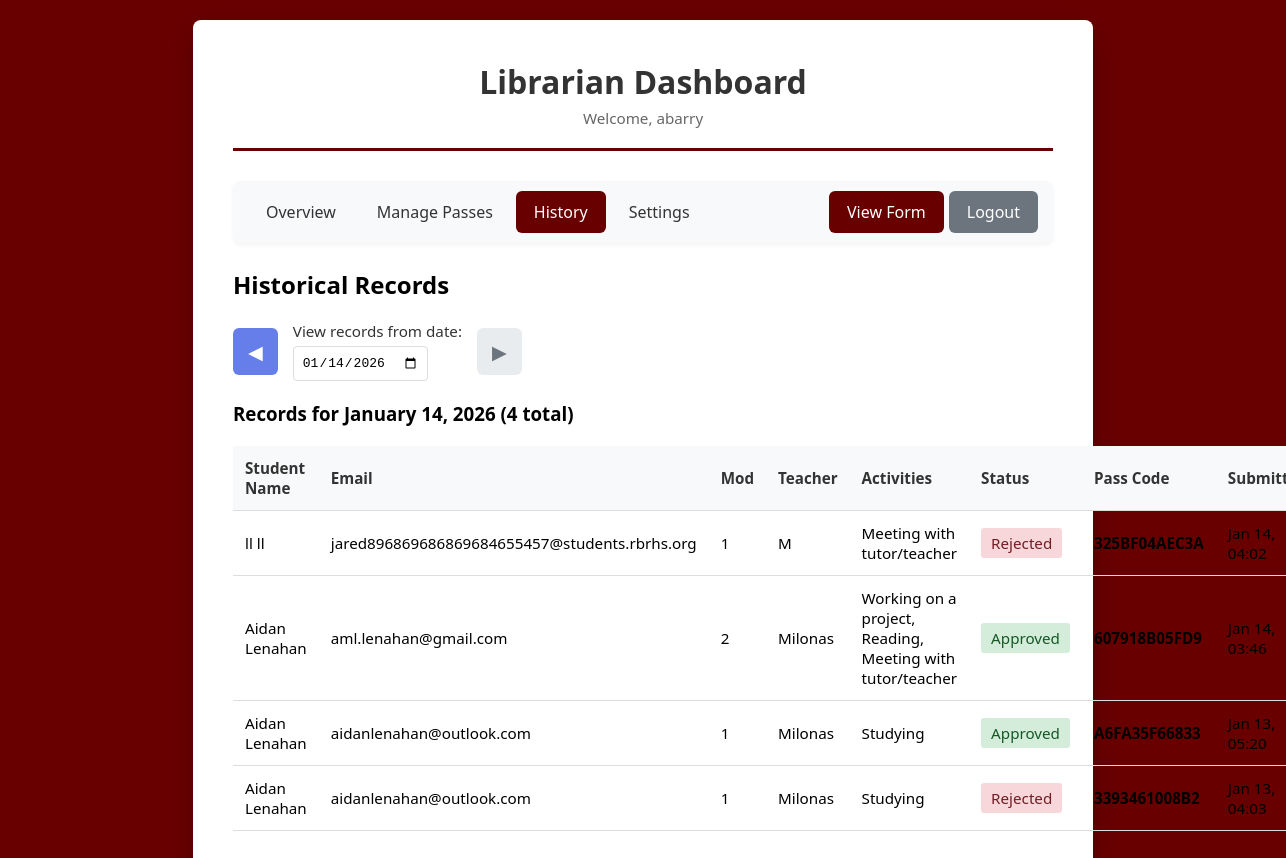
The page /dashboard.php?action=history (signed in) on the database its author committed.
### tables this page shows
CREATE TABLE `passes_current` (
  `id` int NOT NULL,
  `first_name` varchar(50) NOT NULL,
  `last_name` varchar(50) NOT NULL,
  `email` varchar(100) NOT NULL,
  `teacher_name` varchar(100) NOT NULL,
  `mod` int NOT NULL,
  `activities` text NOT NULL,
  `agreement_checked` tinyint(1) DEFAULT '0',
  `status` enum('pending','approved','rejected') DEFAULT 'pending',
  `pass_code` varchar(20) DEFAULT NULL,
  `sent_at` timestamp NULL DEFAULT NULL,
  `created_at` timestamp NULL DEFAULT CURRENT_TIMESTAMP,
  `updated_at` timestamp NULL DEFAULT CURRENT_TIMESTAMP ON UPDATE CURRENT_TIMESTAMP
);

### dashboard.php (the view, shortened to what this page needs)
<?php
require_once 'includes/config.php';
$librarian = $_SESSION['librarian_username'];
$action = $_GET['action'] ?? 'overview';
$settings = getSettings($pdo);
if (!$settings['auto_approval']) {
    try {
        $pdo->exec("
            UPDATE passes_current
            SET status = 'rejected'
            WHERE status = 'pending'
            AND DATE(created_at) < CURDATE()
        ");
    } catch (Exception $e) {
        error_log("Error auto-rejecting old pending passes: " . $e->getMessage());
    }
}
$currentPassesStmt = $pdo->query("
    SELECT * FROM passes_current
    ORDER BY created_at DESC
    LIMIT 100
");
$currentPasses = $currentPassesStmt->fetchAll();
$countStmt = $pdo->query("
    SELECT
        status,
        COUNT(*) as count
    FROM passes_current
    GROUP BY status
");
$statusCounts = [];
while ($row = $countStmt->fetch()) {
    $statusCounts[$row['status']] = $row['count'];
}
?>
<!DOCTYPE html>
<html lang="en">
<head>
    <link rel="stylesheet" href="css/style.css">
</head>
<body>
    <div class="container">
        <div class="header">
            <h1>Librarian Dashboard</h1>
            <p>Welcome, <?php echo htmlspecialchars($librarian); ?></p>
        </div>
        <nav style="background: #f8f9fa; border-radius: 8px; padding: 10px 15px; margin-bottom: 25px; display: flex; align-items: center; gap: 5px; box-shadow: 0 2px 4px rgba(0,0,0,0.05);">
            <a href="?action=overview" style="padding: 10px 18px; text-decoration: none; color: #333; border-radius: 6px; transition: all 0.2s; <?php echo ($action === 'overview' || empty($action)) ? 'background: #690000; color: white; font-weight: 500;' : 'background: transparent;'; ?>" onmouseover="if(this.style.background !== 'rgb(105, 0, 0)') this.style.background='#e9ecef'" onmouseout="if(this.style.background !== 'rgb(105, 0, 0)') this.style.background='transparent'">Overview</a>
            <a href="?action=passes" style="padding: 10px 18px; text-decoration: none; color: #333; border-radius: 6px; transition: all 0.2s; <?php echo $action === 'passes' ? 'background: #690000; color: white; font-weight: 500;' : 'background: transparent;'; ?>" onmouseover="if(this.style.background !== 'rgb(105, 0, 0)') this.style.background='#e9ecef'" onmouseout="if(this.style.background !== 'rgb(105, 0, 0)') this.style.background='transparent'">Manage Passes</a>
            <a href="?action=history" style="padding: 10px 18px; text-decoration: none; color: #333; border-radius: 6px; transition: all 0.2s; <?php echo $action === 'history' ? 'background: #690000; color: white; font-weight: 500;' : 'background: transparent;'; ?>" onmouseover="if(this.style.background !== 'rgb(105, 0, 0)') this.style.background='#e9ecef'" onmouseout="if(this.style.background !== 'rgb(105, 0, 0)') this.style.background='transparent'">History</a>
            <a href="?action=settings" style="padding: 10px 18px; text-decoration: none; color: #333; border-radius: 6px; transition: all 0.2s; <?php echo $action === 'settings' ? 'background: #690000; color: white; font-weight: 500;' : 'background: transparent;'; ?>" onmouseover="if(this.style.background !== 'rgb(105, 0, 0)') this.style.background='#e9ecef'" onmouseout="if(this.style.background !== 'rgb(105, 0, 0)') this.style.background='transparent'">Settings</a>
            <a href="form.php" style="padding: 10px 18px; text-decoration: none; background: #690000; color: white; border-radius: 6px; transition: all 0.2s;" target="_blank" onmouseover="this.style.background='#5e0000ff'" onmouseout="this.style.background='#690000'">View Form</a>
            <a href="logout.php" style="padding: 10px 18px; text-decoration: none; background: #6c757d; color: white; border-radius: 6px; transition: all 0.2s;" onmouseover="this.style.background='#5a6268'" onmouseout="this.style.background='#6c757d'">Logout</a>
        </nav>
        <?php if ($action === 'overview' || empty($action)): ?>
            <h2 style="margin-bottom: 20px;">Today's Summary</h2>
            <div class="dashboard-grid">
                <div class="card">
                    <h3>Pending Passes</h3>
                    <div class="card-value"><?php echo $statusCounts['pending'] ?? 0; ?></div>
                    <p>Awaiting approval</p>
                </div>
                <div class="card">
                    <h3>Approved Passes</h3>
                    <div class="card-value"><?php echo $statusCounts['approved'] ?? 0; ?></div>
                    <p>Sent to students</p>
                </div>
                <div class="card">
                    <h3>Rejected Passes</h3>
                    <div class="card-value"><?php echo $statusCounts['rejected'] ?? 0; ?></div>
                    <p>Not approved</p>
                </div>
                <div class="card" style="position: relative;">
                    <h3>Form Status
                        <button onclick="document.getElementById('statusOverrideModal').style.display='block'"
                                style="border: none; background: none; cursor: pointer; font-size: 0.9em; color: #666; padding: 0 5px;"
                                title="Override Settings">⚙️</button>
                    </h3>
                    <div class="card-value"><?php echo isFormOpen($pdo) ? 'OPEN' : 'CLOSED'; ?></div>
                    <p>
                        <?php if ($settings['form_status_override']): ?>
                            <span style="color: #856404; font-weight: bold;">⚠️ Manual Override</span>
                        <?php else: ?>
                            <?php echo $settings['form_open_time'] . ' - ' . $settings['form_close_time']; ?>
                        <?php endif; ?>
                    </p>
                </div>
            </div>
            <h2 style="margin-top: 40px; margin-bottom: 20px;">Recent Submissions</h2>
            <table>
                <thead>
                    <tr>
                        <th>Student Name</th>
                        <th>Email</th>
                        <th>Mod</th>
                        <th>Teacher</th>
                        <th>Status</th>
                        <th>Submitted</th>
                        <th>Actions</th>
                    </tr>
                </thead>
                <tbody>
                    <?php
                    $recentLimit = $settings['recent_entries_limit'] ?? 10;
                    foreach (array_slice($currentPasses, 0, $recentLimit) as $pass):
                    ?>
                        <tr>
                            <td><?php echo htmlspecialchars($pass['first_name'] . ' ' . $pass['last_name']); ?></td>
                            <td><?php echo htmlspecialchars($pass['email']); ?></td>
                            <td><?php echo $pass['mod']; ?></td>
                            <td><?php echo htmlspecialchars($pass['teacher_name']); ?></td>
                            <td>
                                <span style="padding: 5px 10px; border-radius: 3px;
                                    <?php
                                    if ($pass['status'] === 'approved') echo 'background: #d4edda; color: #155724;';
                                    elseif ($pass['status'] === 'pending') echo 'background: #fff3cd; color: #856404;';
                                    else echo 'background: #f8d7da; color: #721c24;';
                                    ?>
                                ">
                                    <?php echo ucfirst($pass['status']); ?>
                                </span>
                            </td>
                            <td><?php echo date('M d, H:i', strtotime($pass['created_at'])); ?></td>
                            <td>
                                <?php if ($pass['status'] === 'pending'): ?>
                                    <form method="POST" action="" style="display: inline;">
                                        <input type="hidden" name="action" value="approve_passes">
                                        <input type="hidden" name="pass_ids[]" value="<?php echo $pass['id']; ?>">
                                        <button type="submit" class="btn btn-success" style="padding: 5px 10px; font-size: 0.85em;">Approve</button>
                                    </form>
                                <?php endif; ?>
                            </td>
                        </tr>
                    <?php endforeach; ?>
                </tbody>
            </table>
        <?php elseif ($action === 'history'): ?>
            <h2 style="margin-bottom: 20px;">Historical Records</h2>
            <?php
            $historyDate = $_GET['date'] ?? date('Y-m-d');
            $historyStmt = $pdo->prepare("
                SELECT * FROM passes_archive
                WHERE pass_date = ?
                ORDER BY created_at DESC
            ");
            $historyStmt->execute([$historyDate]);
            $historyPasses = $historyStmt->fetchAll();
            if ($historyDate === date('Y-m-d')) {
                $todayStmt = $pdo->query("
                    SELECT * FROM passes_current
                    ORDER BY created_at DESC
                ");
                $historyPasses = array_merge($historyPasses, $todayStmt->fetchAll());
            }
            $prevDate = date('Y-m-d', strtotime($historyDate . ' -1 day'));
            $nextDate = date('Y-m-d', strtotime($historyDate . ' +1 day'));
            $isToday = $historyDate === date('Y-m-d');
            ?>
            <div style="display: flex; align-items: center; gap: 15px; margin-bottom: 20px;">
                <a href="?action=history&date=<?php echo $prevDate; ?>"
                   style="padding: 10px 15px; background: #667eea; color: white; text-decoration: none; border-radius: 6px; font-size: 1.2em; transition: all 0.2s;"
                   onmouseover="this.style.background='#5568d3'"
                   onmouseout="this.style.background='#667eea'"
                   title="Previous day">◀</a>
                <form method="GET" action="" style="margin: 0;">
                    <div class="form-group" style="margin: 0;">
                        <label for="date" style="display: block; margin-bottom: 5px; font-weight: 500;">View records from date:</label>
                        <input type="date" id="date" name="date" value="<?php echo htmlspecialchars($historyDate); ?>"
                               onchange="this.form.submit()"
                               style="padding: 8px; border: 1px solid #ddd; border-radius: 4px; font-size: 1em;">
                    </div>
                </form>
                <?php if (!$isToday): ?>
                    <a href="?action=history&date=<?php echo $nextDate; ?>"
                       style="padding: 10px 15px; background: #667eea; color: white; text-decoration: none; border-radius: 6px; font-size: 1.2em; transition: all 0.2s;"
                       onmouseover="this.style.background='#5568d3'"
                       onmouseout="this.style.background='#667eea'"
                       title="Next day">▶</a>
                <?php else: ?>
                    <span style="padding: 10px 15px; background: #e9ecef; color: #6c757d; border-radius: 6px; font-size: 1.2em;" title="Cannot go beyond today">▶</span>
                <?php endif; ?>
            </div>
            <?php if (empty($historyPasses)): ?>
                <p style="color: #666;">No records found for <?php echo date('F d, Y', strtotime($historyDate)); ?>.</p>
            <?php else: ?>
                <h3 style="margin-bottom: 15px;">Records for <?php echo date('F d, Y', strtotime($historyDate)); ?> (<?php echo count($historyPasses); ?> total)</h3>
                <table>
                    <thead>
                        <tr>
                            <th>Student Name</th>
                            <th>Email</th>
                            <th>Mod</th>
                            <th>Teacher</th>
                            <th>Activities</th>
                            <th>Status</th>
                            <th>Pass Code</th>
                            <th>Submitted</th>
                        </tr>
                    </thead>
                    <tbody>
                        <?php foreach ($historyPasses as $pass): ?>
                            <tr>
                                <td><?php echo htmlspecialchars($pass['first_name'] . ' ' . $pass['last_name']); ?></td>
                                <td><?php echo htmlspecialchars($pass['email']); ?></td>
                                <td><?php echo $pass['mod']; ?></td>
                                <td><?php echo htmlspecialchars($pass['teacher_name']); ?></td>
                                <td><?php echo htmlspecialchars(implode(', ', json_decode($pass['activities'], true))); ?></td>
                                <td>
                                    <span style="padding: 5px 10px; border-radius: 3px;
                                        <?php
                                        if ($pass['status'] === 'approved') echo 'background: #d4edda; color: #155724;';
                                        elseif ($pass['status'] === 'pending') echo 'background: #fff3cd; color: #856404;';
                                        else echo 'background: #f8d7da; color: #721c24;';
                                        ?>
                                    ">
                                        <?php echo ucfirst($pass['status']); ?>
                                    </span>
                                </td>
                                <td><strong><?php echo htmlspecialchars($pass['pass_code']); ?></strong></td>
                                <td><?php echo date('M d, H:i', strtotime($pass['created_at'])); ?></td>
                            </tr>
                        <?php endforeach; ?>
                    </tbody>
                </table>
            <?php endif; ?>
        <?php endif; ?>
    </div>
</body>
</html>

### css/style.css (style rules this page uses)
* { margin: 0; padding: 0; box-sizing: border-box; }
body { font-family: 'Segoe UI', Tahoma, Geneva, Verdana, sans-serif; background: #690000; min-height: 100vh; padding: 20px; }
.container { max-width: 900px; margin: 0 auto; background: white; border-radius: 8px; box-shadow: 0 10px 30px rgba(0, 0, 0, 0.2); padding: 40px; }
.header { text-align: center; margin-bottom: 30px; border-bottom: 3px solid #690000; padding-bottom: 20px; }
.header h1 { color: #333; font-size: 2em; margin-bottom: 5px; }
.header p { color: #666; font-size: 0.95em; }
.form-group { margin-bottom: 20px; }
label { display: block; margin-bottom: 8px; color: #333; font-weight: 500; font-size: 0.95em; }
table { width: 100%; border-collapse: collapse; margin-top: 20px; font-size: 0.95em; }
th, td { padding: 12px; text-align: left; border-bottom: 1px solid #ddd; }
th { background: #f8f9fa; font-weight: 600; color: #333; }

### rows shown on the page
passes_current: first_name+last_name "ll ll", email "jared896869686869684655457@students.rbrhs.org", mod "1", teacher_name "M", activities "Meeting with tutor/teacher", status "Rejected", pass_code "325BF04AEC3A", created_at "Jan 14, 04:02"
passes_current: first_name+last_name "Aidan Lenahan", email "aml.lenahan@gmail.com", mod "2", teacher_name "Milonas", activities "Working on a project, Reading, Meeting with tutor/teacher", status "Approved", pass_code "607918B05FD9", created_at "Jan 14, 03:46"
passes_current: first_name+last_name "Aidan Lenahan", email "aidanlenahan@outlook.com", mod "1", teacher_name "Milonas", activities "Studying", status "Approved", pass_code "A6FA35F66833", created_at "Jan 13, 05:20"
passes_current: first_name+last_name "Aidan Lenahan", email "aidanlenahan@outlook.com", mod "1", teacher_name "Milonas", activities "Studying", status "Rejected", pass_code "3393461008B2", created_at "Jan 13, 04:03"

### other values the page prints
$librarian "abarry"
count($historyPasses) "4"
